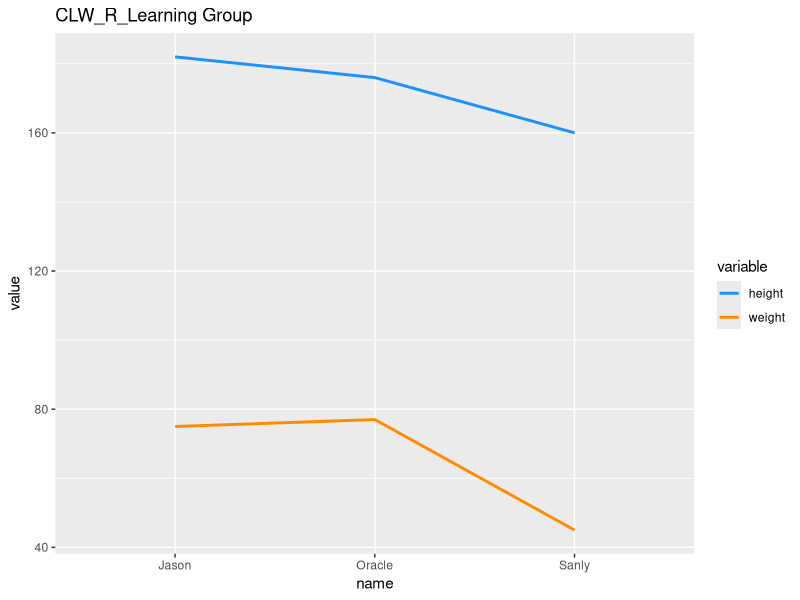

Here is the R script that generated this plot:
## ---- chunk 1
knitr::opts_chunk$set(comment="")
knitr::opts_chunk$set(fig.align='center')
## ---- chunk 2
library(reshape2)
library(ggplot2)
library(dplyr)
## ---- chunk 3
data.frame(Var1=1:3, Var2=4:6, Var3=7:9)
## ---- chunk 4
melt(data.frame(Var1=1:3, Var2=4:6, Var3=7:9))
## ---- chunk 5
# Toy example
our_team <- data.frame(name=c("Jason", "Oracle", "Sanly"),
                height=c(182, 176, 160),
                weight=c(75, 77, 45))
our_team
## ---- chunk 6
m <- melt(our_team, id="name")
m
## ---- chunk 7
ggplot(m) + geom_line(aes(x=name, y=value, group=variable, color=variable), size=1) +
  labs(title="CLW_R_Learning Group") +
  scale_color_manual(values=c("#1E90FF", "#FF8C00"))
## ---- chunk 8
our_team2 <- data.frame(name=rep(c("Jason", "Oracle", "Sanly"), 4),
                year=rep(c(2012, 2013, 2014, 2015), each=3),
                height=c(180:183, 173:176, 157:160),
                weight=c(85, 80, 75, 75, 60, 70, 75, 77, 47, 46, 45, 45))
our_team2
## ---- chunk 9
m2 <- melt(our_team2, id=c("name", "year"))
m2
## ---- chunk 10
# Make it back to origin
d <- dcast(m2, name + year ~ variable)
d

# Another way to do it.
dcast(m2, ... ~ variable)
## ---- chunk 11
dcast(m2, name ~ variable, mean)
## ---- chunk 12
dcast(m2, name ~ variable, mean, margins=TRUE)
## ---- chunk 13
dcast(m2, name ~ variable, mean, margins="variable")
## ---- chunk 14
our_team2 %>%
  group_by(name) %>%
  summarise(height=mean(height), weight=mean(weight))
## ---- chunk 15
acast(m2, name ~ year ~ variable)
